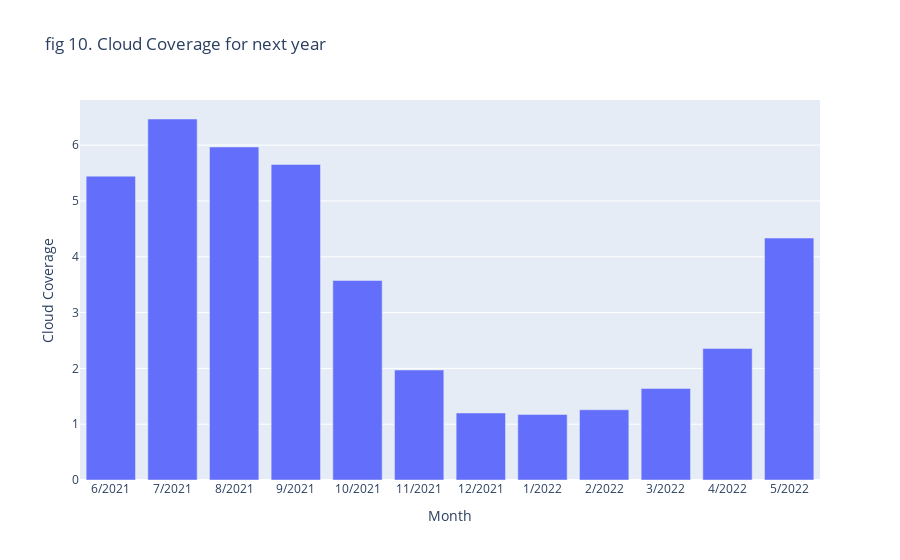

The code cell stored with this chart in its notebook:
### Code cell
fig = px.bar(result_dataframe,x='Month', y='Cloud Coverage', title = 'fig 8. Cloud Coverage for next year')
fig.show()

### Figure 1 — Plotly figure (JSON) as saved in the notebook; plotly's stock layout.template omitted (floating-point values rounded to 4 significant figures)
{"data": [{"alignmentgroup": "True", "hovertemplate": "Month=%{x}<br>Cloud Coverage=%{y}<extra></extra>", "legendgroup": "", "marker": {"color": "#636efa"}, "name": "", "offsetgroup": "", "orientation": "v", "showlegend": false, "textposition": "auto", "type": "bar", "x": ["6/2021", "7/2021", "8/2021", "9/2021", "10/2021", "11/2021", "12/2021", "1/2022", "2/2022", "3/2022", "4/2022", "5/2022"], "xaxis": "x", "y": [5.444, 6.468, 5.967, 5.653, 3.575, 1.971, 1.201, 1.174, 1.258, 1.64, 2.356, 4.335], "yaxis": "y"}], "layout": {"barmode": "relative", "legend": {"tracegroupgap": 0}, "title": {"text": "fig 10. Cloud Coverage for next year"}, "xaxis": {"anchor": "y", "domain": [0, 1], "title": {"text": "Month"}}, "yaxis": {"anchor": "x", "domain": [0, 1], "title": {"text": "Cloud Coverage"}}}}
